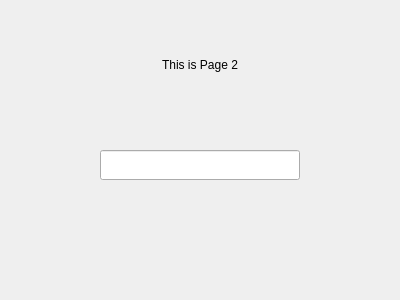
<?xml version="1.0" encoding="UTF-8"?>
<ui version="4.0">
 <class>Form</class>
 <widget class="QWidget" name="Form">
  <property name="geometry">
   <rect>
    <x>0</x>
    <y>0</y>
    <width>400</width>
    <height>300</height>
   </rect>
  </property>
  <property name="windowTitle">
   <string>Form</string>
  </property>
  <widget class="QLabel" name="labelPage2">
   <property name="geometry">
    <rect>
     <x>100</x>
     <y>50</y>
     <width>200</width>
     <height>30</height>
    </rect>
   </property>
   <property name="text">
    <string>This is Page 2</string>
   </property>
   <property name="alignment">
    <set>Qt::AlignCenter</set>
   </property>
  </widget>
  <widget class="QLineEdit" name="lineEditPage2">
   <property name="geometry">
    <rect>
     <x>100</x>
     <y>150</y>
     <width>200</width>
     <height>30</height>
    </rect>
   </property>
  </widget>
 </widget>
 <resources/>
 <connections/>
</ui>
